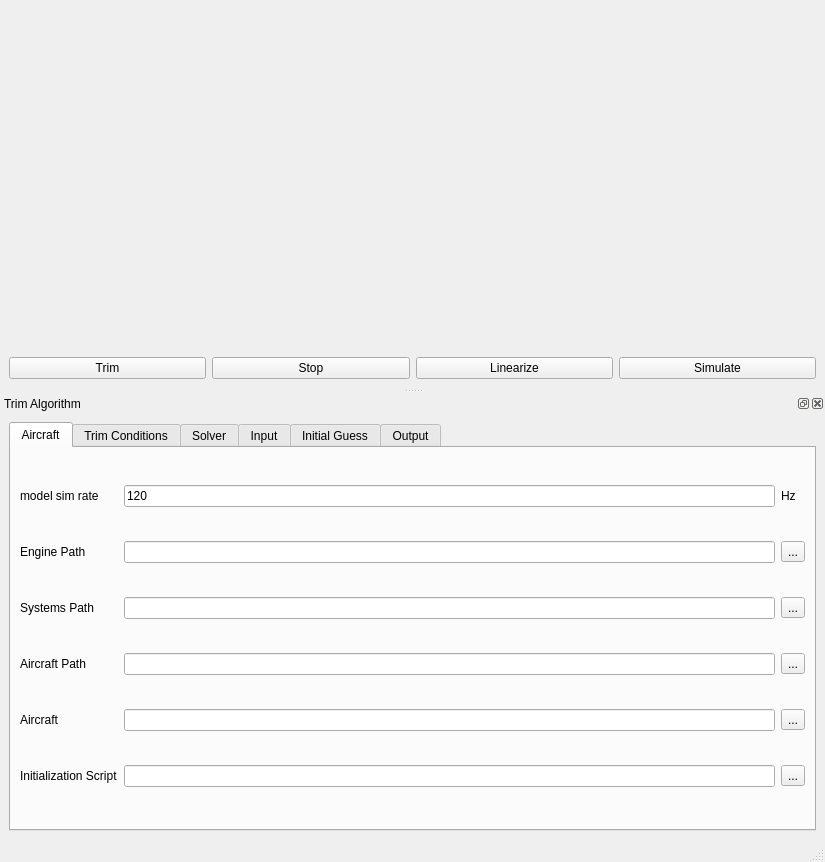
<?xml version="1.0" encoding="UTF-8"?>
<ui version="4.0">
 <class>MainWindow</class>
 <widget class="QMainWindow" name="MainWindow">
  <property name="geometry">
   <rect>
    <x>0</x>
    <y>0</y>
    <width>825</width>
    <height>862</height>
   </rect>
  </property>
  <property name="sizePolicy">
   <sizepolicy hsizetype="Ignored" vsizetype="Ignored">
    <horstretch>0</horstretch>
    <verstretch>0</verstretch>
   </sizepolicy>
  </property>
  <property name="windowTitle">
   <string>mavsim Trim Program (for JSBSim models)</string>
  </property>
  <widget class="QWidget" name="centralwidget">
   <layout class="QGridLayout" name="gridLayout">
    <item row="0" column="0" colspan="4">
     <widget class="ViewerQT" name="viewer" native="true">
      <property name="sizePolicy">
       <sizepolicy hsizetype="Ignored" vsizetype="Ignored">
        <horstretch>0</horstretch>
        <verstretch>0</verstretch>
       </sizepolicy>
      </property>
     </widget>
    </item>
    <item row="1" column="0">
     <widget class="QPushButton" name="pushButton_trim">
      <property name="text">
       <string>Trim</string>
      </property>
     </widget>
    </item>
    <item row="1" column="3">
     <widget class="QPushButton" name="pushButton_simulate">
      <property name="text">
       <string>Simulate</string>
      </property>
     </widget>
    </item>
    <item row="1" column="2">
     <widget class="QPushButton" name="pushButton_linearize">
      <property name="text">
       <string>Linearize</string>
      </property>
     </widget>
    </item>
    <item row="1" column="1">
     <widget class="QPushButton" name="pushButton_stop">
      <property name="text">
       <string>Stop</string>
      </property>
     </widget>
    </item>
   </layout>
  </widget>
  <widget class="QStatusBar" name="statusbar"/>
  <widget class="QDockWidget" name="guidanceDock">
   <property name="sizePolicy">
    <sizepolicy hsizetype="Ignored" vsizetype="Ignored">
     <horstretch>0</horstretch>
     <verstretch>0</verstretch>
    </sizepolicy>
   </property>
   <property name="minimumSize">
    <size>
     <width>685</width>
     <height>446</height>
    </size>
   </property>
   <property name="windowTitle">
    <string>Trim Algorithm</string>
   </property>
   <attribute name="dockWidgetArea">
    <number>8</number>
   </attribute>
   <widget class="QWidget" name="dockWidgetContents_6">
    <layout class="QGridLayout" name="gridLayout_4">
     <item row="0" column="0">
      <widget class="QTabWidget" name="tabWidget">
       <property name="currentIndex">
        <number>0</number>
       </property>
       <widget class="QWidget" name="tab_3">
        <attribute name="title">
         <string>Aircraft</string>
        </attribute>
        <layout class="QGridLayout" name="gridLayout_5">
         <item row="1" column="1">
          <widget class="QLabel" name="label_2">
           <property name="text">
            <string>Engine Path</string>
           </property>
          </widget>
         </item>
         <item row="1" column="2">
          <widget class="QLineEdit" name="lineEdit_enginePath">
           <property name="text">
            <string/>
           </property>
          </widget>
         </item>
         <item row="2" column="1">
          <widget class="QLabel" name="label_4">
           <property name="text">
            <string>Systems Path</string>
           </property>
          </widget>
         </item>
         <item row="3" column="1">
          <widget class="QLabel" name="label_3">
           <property name="text">
            <string>Aircraft Path</string>
           </property>
          </widget>
         </item>
         <item row="2" column="2">
          <widget class="QLineEdit" name="lineEdit_systemsPath">
           <property name="text">
            <string/>
           </property>
          </widget>
         </item>
         <item row="1" column="3">
          <widget class="QToolButton" name="toolButton_enginePath">
           <property name="text">
            <string>...</string>
           </property>
          </widget>
         </item>
         <item row="2" column="3">
          <widget class="QToolButton" name="toolButton_systemsPath">
           <property name="text">
            <string>...</string>
           </property>
          </widget>
         </item>
         <item row="3" column="3">
          <widget class="QToolButton" name="toolButton_aircraftPath">
           <property name="text">
            <string>...</string>
           </property>
          </widget>
         </item>
         <item row="4" column="1">
          <widget class="QLabel" name="label_9">
           <property name="text">
            <string>Aircraft</string>
           </property>
          </widget>
         </item>
         <item row="4" column="2">
          <widget class="QLineEdit" name="lineEdit_aircraft">
           <property name="text">
            <string/>
           </property>
          </widget>
         </item>
         <item row="4" column="3">
          <widget class="QToolButton" name="toolButton_aircraft">
           <property name="text">
            <string>...</string>
           </property>
          </widget>
         </item>
         <item row="5" column="1">
          <widget class="QLabel" name="label_5">
           <property name="text">
            <string>Initialization Script</string>
           </property>
          </widget>
         </item>
         <item row="5" column="2">
          <widget class="QLineEdit" name="lineEdit_initScript">
           <property name="text">
            <string/>
           </property>
          </widget>
         </item>
         <item row="5" column="3">
          <widget class="QToolButton" name="toolButton_initScript">
           <property name="text">
            <string>...</string>
           </property>
          </widget>
         </item>
         <item row="3" column="2">
          <widget class="QLineEdit" name="lineEdit_aircraftPath">
           <property name="text">
            <string/>
           </property>
          </widget>
         </item>
         <item row="0" column="1">
          <widget class="QLabel" name="label_38">
           <property name="text">
            <string>model sim rate</string>
           </property>
          </widget>
         </item>
         <item row="0" column="2">
          <widget class="QLineEdit" name="lineEdit_modelSimRate">
           <property name="text">
            <string>120</string>
           </property>
          </widget>
         </item>
         <item row="0" column="3">
          <widget class="QLabel" name="label_39">
           <property name="text">
            <string>Hz</string>
           </property>
          </widget>
         </item>
        </layout>
       </widget>
       <widget class="QWidget" name="tab">
        <attribute name="title">
         <string>Trim Conditions</string>
        </attribute>
        <layout class="QGridLayout" name="gridLayout_2">
         <item row="0" column="0">
          <widget class="QLabel" name="label_10">
           <property name="text">
            <string>mode</string>
           </property>
          </widget>
         </item>
         <item row="0" column="1" colspan="6">
          <widget class="QComboBox" name="comboBox_mode">
           <item>
            <property name="text">
             <string>Steady Level Flight</string>
            </property>
           </item>
           <item>
            <property name="text">
             <string>Coordinated Turn</string>
            </property>
           </item>
           <item>
            <property name="text">
             <string>Push Over</string>
            </property>
           </item>
           <item>
            <property name="text">
             <string>Pull Back</string>
            </property>
           </item>
          </widget>
         </item>
         <item row="1" column="0">
          <widget class="QLabel" name="label">
           <property name="text">
            <string>velocity</string>
           </property>
          </widget>
         </item>
         <item row="1" column="1" colspan="5">
          <widget class="QLineEdit" name="lineEdit_velocity">
           <property name="text">
            <string>500</string>
           </property>
          </widget>
         </item>
         <item row="1" column="6">
          <widget class="QLabel" name="label_11">
           <property name="text">
            <string>ft/s</string>
           </property>
          </widget>
         </item>
         <item row="2" column="0">
          <widget class="QLabel" name="label_6">
           <property name="text">
            <string>roll rate</string>
           </property>
          </widget>
         </item>
         <item row="2" column="1" colspan="5">
          <widget class="QLineEdit" name="lineEdit_rollRate">
           <property name="text">
            <string>0</string>
           </property>
          </widget>
         </item>
         <item row="2" column="6">
          <widget class="QLabel" name="label_12">
           <property name="text">
            <string>rad/s</string>
           </property>
          </widget>
         </item>
         <item row="3" column="0">
          <widget class="QLabel" name="label_7">
           <property name="text">
            <string>pitch rate</string>
           </property>
          </widget>
         </item>
         <item row="3" column="1" colspan="5">
          <widget class="QLineEdit" name="lineEdit_pitchRate">
           <property name="text">
            <string>0</string>
           </property>
          </widget>
         </item>
         <item row="3" column="6">
          <widget class="QLabel" name="label_13">
           <property name="text">
            <string>rad/s</string>
           </property>
          </widget>
         </item>
         <item row="4" column="0">
          <widget class="QLabel" name="label_8">
           <property name="text">
            <string>yaw rate</string>
           </property>
          </widget>
         </item>
         <item row="4" column="6">
          <widget class="QLabel" name="label_14">
           <property name="text">
            <string>rad/s</string>
           </property>
          </widget>
         </item>
         <item row="4" column="1" colspan="5">
          <widget class="QLineEdit" name="lineEdit_yawRate">
           <property name="text">
            <string>0</string>
           </property>
          </widget>
         </item>
         <item row="8" column="0">
          <widget class="QCheckBox" name="checkBox_stabAxisRoll">
           <property name="text">
            <string>stability axis roll</string>
           </property>
           <property name="checkable">
            <bool>true</bool>
           </property>
           <property name="checked">
            <bool>true</bool>
           </property>
          </widget>
         </item>
         <item row="5" column="0">
          <widget class="QLabel" name="label_40">
           <property name="text">
            <string>altitude</string>
           </property>
          </widget>
         </item>
         <item row="5" column="1" colspan="5">
          <widget class="QLineEdit" name="lineEdit_altitude">
           <property name="text">
            <string>1000</string>
           </property>
          </widget>
         </item>
         <item row="5" column="6">
          <widget class="QLabel" name="label_41">
           <property name="text">
            <string>ft</string>
           </property>
          </widget>
         </item>
         <item row="6" column="0">
          <widget class="QLabel" name="label_42">
           <property name="text">
            <string>flight path angle</string>
           </property>
          </widget>
         </item>
         <item row="6" column="1" colspan="5">
          <widget class="QLineEdit" name="lineEdit_gamma">
           <property name="text">
            <string>0</string>
           </property>
          </widget>
         </item>
         <item row="7" column="0">
          <widget class="QCheckBox" name="checkBox_variablePropPitch">
           <property name="text">
            <string>variable prop ptich</string>
           </property>
          </widget>
         </item>
         <item row="6" column="6">
          <widget class="QLabel" name="label_43">
           <property name="text">
            <string>deg</string>
           </property>
          </widget>
         </item>
        </layout>
       </widget>
       <widget class="QWidget" name="tab_2">
        <attribute name="title">
         <string>Solver</string>
        </attribute>
        <layout class="QGridLayout" name="gridLayout_6">
         <item row="0" column="0">
          <widget class="QLabel" name="label_20">
           <property name="text">
            <string>relative tolerance</string>
           </property>
          </widget>
         </item>
         <item row="1" column="0">
          <widget class="QLabel" name="label_21">
           <property name="text">
            <string>absolute tolerance</string>
           </property>
          </widget>
         </item>
         <item row="2" column="0">
          <widget class="QLabel" name="label_22">
           <property name="text">
            <string>convergence relative step size</string>
           </property>
          </widget>
         </item>
         <item row="3" column="0">
          <widget class="QLabel" name="label_23">
           <property name="text">
            <string>max iterations</string>
           </property>
          </widget>
         </item>
         <item row="1" column="1" colspan="2">
          <widget class="QLineEdit" name="lineEdit_abstol">
           <property name="text">
            <string>1e-4</string>
           </property>
          </widget>
         </item>
         <item row="2" column="1" colspan="2">
          <widget class="QLineEdit" name="lineEdit_speed">
           <property name="text">
            <string>1.1</string>
           </property>
          </widget>
         </item>
         <item row="3" column="1" colspan="2">
          <widget class="QLineEdit" name="lineEdit_iterMax">
           <property name="text">
            <string>2000</string>
           </property>
          </widget>
         </item>
         <item row="4" column="1" colspan="2">
          <widget class="QComboBox" name="comboBox_debugLevel">
           <item>
            <property name="text">
             <string>0</string>
            </property>
           </item>
           <item>
            <property name="text">
             <string>1</string>
            </property>
           </item>
           <item>
            <property name="text">
             <string>2</string>
            </property>
           </item>
          </widget>
         </item>
         <item row="4" column="0">
          <widget class="QLabel" name="label_34">
           <property name="text">
            <string>debug level</string>
           </property>
          </widget>
         </item>
         <item row="7" column="0">
          <widget class="QCheckBox" name="checkBox_pause">
           <property name="text">
            <string>pause </string>
           </property>
          </widget>
         </item>
         <item row="0" column="1" colspan="2">
          <widget class="QLineEdit" name="lineEdit_rtol">
           <property name="text">
            <string>1e-5</string>
           </property>
          </widget>
         </item>
         <item row="7" column="1">
          <widget class="QCheckBox" name="checkBox_showSimplex">
           <property name="text">
            <string>show simplex</string>
           </property>
          </widget>
         </item>
         <item row="7" column="2">
          <widget class="QCheckBox" name="checkBox_showConvergence">
           <property name="text">
            <string>show convergence</string>
           </property>
           <property name="checked">
            <bool>true</bool>
           </property>
          </widget>
         </item>
         <item row="6" column="0">
          <widget class="QLabel" name="label_44">
           <property name="text">
            <string>randomization factor</string>
           </property>
          </widget>
         </item>
         <item row="6" column="1">
          <widget class="QLineEdit" name="lineEdit_random">
           <property name="text">
            <string>0</string>
           </property>
          </widget>
         </item>
        </layout>
       </widget>
       <widget class="QWidget" name="tab_6">
        <attribute name="title">
         <string>Input</string>
        </attribute>
        <layout class="QGridLayout" name="gridLayout_8">
         <item row="0" column="0">
          <widget class="QLabel" name="label_36">
           <property name="text">
            <string>joystick device</string>
           </property>
          </widget>
         </item>
         <item row="0" column="1">
          <widget class="QLineEdit" name="lineEdit_joystick">
           <property name="text">
            <string>/dev/input/js0</string>
           </property>
          </widget>
         </item>
         <item row="0" column="2">
          <widget class="QToolButton" name="toolButton">
           <property name="text">
            <string>...</string>
           </property>
          </widget>
         </item>
         <item row="1" column="0" colspan="2">
          <widget class="QCheckBox" name="checkBox_joystickEnabled">
           <property name="text">
            <string>joystick enabled</string>
           </property>
          </widget>
         </item>
        </layout>
       </widget>
       <widget class="QWidget" name="tab_4">
        <attribute name="title">
         <string>Initial Guess</string>
        </attribute>
        <layout class="QGridLayout" name="gridLayout_7">
         <item row="1" column="0">
          <widget class="QLabel" name="label_15">
           <property name="text">
            <string>Throttle</string>
           </property>
          </widget>
         </item>
         <item row="6" column="0">
          <widget class="QLabel" name="label_17">
           <property name="text">
            <string>Alpha</string>
           </property>
          </widget>
         </item>
         <item row="7" column="0">
          <widget class="QLabel" name="label_19">
           <property name="text">
            <string>Beta</string>
           </property>
          </widget>
         </item>
         <item row="1" column="1">
          <widget class="QLineEdit" name="lineEdit_throttleGuess">
           <property name="text">
            <string>50</string>
           </property>
          </widget>
         </item>
         <item row="3" column="1">
          <widget class="QLineEdit" name="lineEdit_aileronGuess">
           <property name="text">
            <string>0</string>
           </property>
          </widget>
         </item>
         <item row="5" column="1">
          <widget class="QLineEdit" name="lineEdit_elevatorGuess">
           <property name="text">
            <string>0</string>
           </property>
          </widget>
         </item>
         <item row="6" column="1">
          <widget class="QLineEdit" name="lineEdit_alphaGuess">
           <property name="text">
            <string>0</string>
           </property>
          </widget>
         </item>
         <item row="7" column="1">
          <widget class="QLineEdit" name="lineEdit_betaGuess">
           <property name="text">
            <string>0</string>
           </property>
          </widget>
         </item>
         <item row="1" column="5">
          <widget class="QLabel" name="label_24">
           <property name="text">
            <string>%</string>
           </property>
          </widget>
         </item>
         <item row="3" column="5">
          <widget class="QLabel" name="label_25">
           <property name="text">
            <string>%</string>
           </property>
          </widget>
         </item>
         <item row="5" column="5">
          <widget class="QLabel" name="label_26">
           <property name="text">
            <string>%</string>
           </property>
          </widget>
         </item>
         <item row="6" column="5">
          <widget class="QLabel" name="label_27">
           <property name="text">
            <string>deg</string>
           </property>
          </widget>
         </item>
         <item row="7" column="5">
          <widget class="QLabel" name="label_28">
           <property name="text">
            <string>deg</string>
           </property>
          </widget>
         </item>
         <item row="1" column="2">
          <widget class="QLineEdit" name="lineEdit_throttleMin">
           <property name="text">
            <string>0</string>
           </property>
          </widget>
         </item>
         <item row="3" column="2">
          <widget class="QLineEdit" name="lineEdit_aileronMin">
           <property name="text">
            <string>0</string>
           </property>
          </widget>
         </item>
         <item row="5" column="2">
          <widget class="QLineEdit" name="lineEdit_elevatorMin">
           <property name="text">
            <string>-100</string>
           </property>
          </widget>
         </item>
         <item row="6" column="2">
          <widget class="QLineEdit" name="lineEdit_alphaMin">
           <property name="text">
            <string>-10</string>
           </property>
          </widget>
         </item>
         <item row="7" column="2">
          <widget class="QLineEdit" name="lineEdit_betaMin">
           <property name="text">
            <string>-10</string>
           </property>
          </widget>
         </item>
         <item row="0" column="1">
          <widget class="QLabel" name="label_29">
           <property name="text">
            <string>Guess</string>
           </property>
          </widget>
         </item>
         <item row="0" column="2">
          <widget class="QLabel" name="label_30">
           <property name="text">
            <string>Lower Bound</string>
           </property>
          </widget>
         </item>
         <item row="1" column="3">
          <widget class="QLineEdit" name="lineEdit_throttleMax">
           <property name="text">
            <string>100</string>
           </property>
          </widget>
         </item>
         <item row="3" column="3">
          <widget class="QLineEdit" name="lineEdit_aileronMax">
           <property name="text">
            <string>0</string>
           </property>
          </widget>
         </item>
         <item row="5" column="3">
          <widget class="QLineEdit" name="lineEdit_elevatorMax">
           <property name="text">
            <string>100</string>
           </property>
          </widget>
         </item>
         <item row="6" column="3">
          <widget class="QLineEdit" name="lineEdit_alphaMax">
           <property name="text">
            <string>20</string>
           </property>
          </widget>
         </item>
         <item row="7" column="3">
          <widget class="QLineEdit" name="lineEdit_betaMax">
           <property name="text">
            <string>5</string>
           </property>
          </widget>
         </item>
         <item row="0" column="3">
          <widget class="QLabel" name="label_31">
           <property name="text">
            <string>Upper Bound</string>
           </property>
          </widget>
         </item>
         <item row="5" column="0">
          <widget class="QLabel" name="label_16">
           <property name="text">
            <string>Elevator</string>
           </property>
          </widget>
         </item>
         <item row="3" column="0">
          <widget class="QLabel" name="label_18">
           <property name="text">
            <string>Aileron</string>
           </property>
          </widget>
         </item>
         <item row="4" column="0">
          <widget class="QLabel" name="label_32">
           <property name="text">
            <string>Rudder</string>
           </property>
          </widget>
         </item>
         <item row="4" column="1">
          <widget class="QLineEdit" name="lineEdit_rudderGuess">
           <property name="text">
            <string>0</string>
           </property>
          </widget>
         </item>
         <item row="4" column="2">
          <widget class="QLineEdit" name="lineEdit_rudderMin">
           <property name="text">
            <string>-100</string>
           </property>
          </widget>
         </item>
         <item row="4" column="3">
          <widget class="QLineEdit" name="lineEdit_rudderMax">
           <property name="text">
            <string>100</string>
           </property>
          </widget>
         </item>
         <item row="4" column="5">
          <widget class="QLabel" name="label_33">
           <property name="text">
            <string>%</string>
           </property>
          </widget>
         </item>
         <item row="1" column="4">
          <widget class="QLineEdit" name="lineEdit_throttleInitialStepSize">
           <property name="text">
            <string>20</string>
           </property>
          </widget>
         </item>
         <item row="3" column="4">
          <widget class="QLineEdit" name="lineEdit_aileronInitialStepSize">
           <property name="text">
            <string>10</string>
           </property>
          </widget>
         </item>
         <item row="4" column="4">
          <widget class="QLineEdit" name="lineEdit_rudderInitialStepSize">
           <property name="text">
            <string>10</string>
           </property>
          </widget>
         </item>
         <item row="5" column="4">
          <widget class="QLineEdit" name="lineEdit_elevatorInitialStepSize">
           <property name="text">
            <string>10</string>
           </property>
          </widget>
         </item>
         <item row="6" column="4">
          <widget class="QLineEdit" name="lineEdit_alphaInitialStepSize">
           <property name="text">
            <string>10</string>
           </property>
          </widget>
         </item>
         <item row="7" column="4">
          <widget class="QLineEdit" name="lineEdit_betaInitialStepSize">
           <property name="text">
            <string>5</string>
           </property>
          </widget>
         </item>
         <item row="0" column="4">
          <widget class="QLabel" name="label_37">
           <property name="text">
            <string>Initial Step Size</string>
           </property>
          </widget>
         </item>
        </layout>
       </widget>
       <widget class="QWidget" name="tab_5">
        <attribute name="title">
         <string>Output</string>
        </attribute>
        <layout class="QGridLayout" name="gridLayout_3">
         <item row="0" column="0">
          <widget class="QLabel" name="label_35">
           <property name="text">
            <string>Linearization File</string>
           </property>
          </widget>
         </item>
         <item row="0" column="1">
          <widget class="QLineEdit" name="lineEdit_linearizationFile"/>
         </item>
        </layout>
       </widget>
      </widget>
     </item>
    </layout>
   </widget>
  </widget>
  <action name="actionQuit">
   <property name="text">
    <string>Quit</string>
   </property>
  </action>
  <action name="actionLoad_Map">
   <property name="text">
    <string>Load Map</string>
   </property>
  </action>
 </widget>
 <customwidgets>
  <customwidget>
   <class>ViewerQT</class>
   <extends>QWidget</extends>
   <header>visualization/QOSGAdapterWidget.hpp</header>
   <container>1</container>
  </customwidget>
 </customwidgets>
 <resources/>
 <connections>
  <connection>
   <sender>actionQuit</sender>
   <signal>triggered()</signal>
   <receiver>MainWindow</receiver>
   <slot>close()</slot>
   <hints>
    <hint type="sourcelabel">
     <x>-1</x>
     <y>-1</y>
    </hint>
    <hint type="destinationlabel">
     <x>311</x>
     <y>461</y>
    </hint>
   </hints>
  </connection>
 </connections>
</ui>
